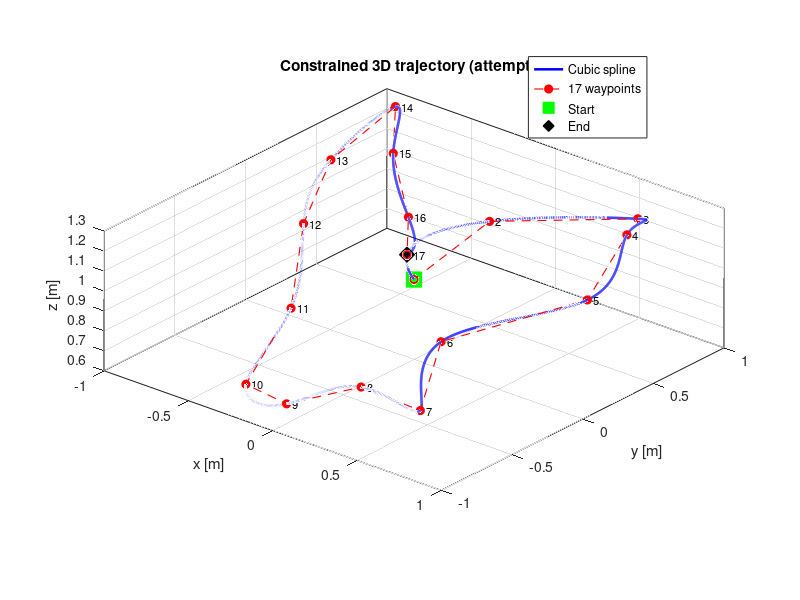
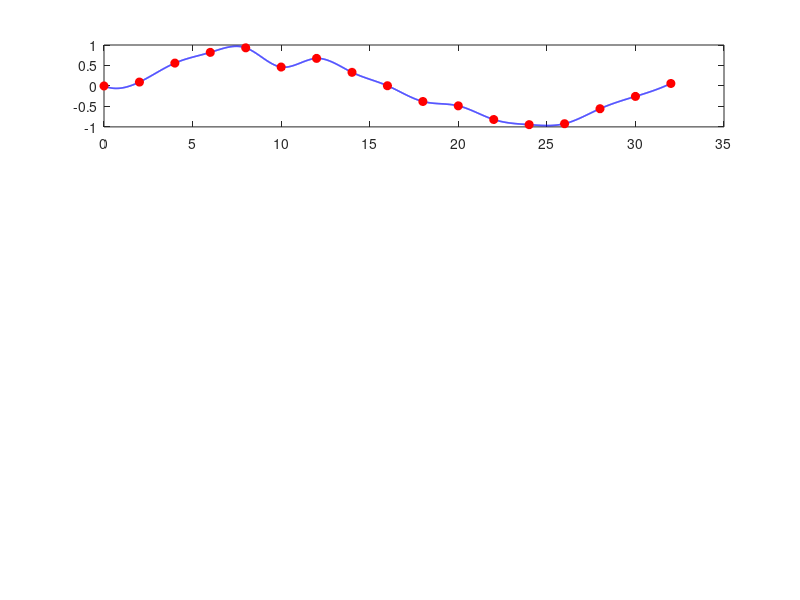

Write the MATLAB code that produced these figures, in order. (Note: this script raises an error after producing the figures.)
function traj = generate_random_trajectory(varargin)
%GENERATE_RANDOM_TRAJECTORY 制約付き3次元ランダムreference軌道を生成する。
%   traj = generate_random_trajectory
%   traj = generate_random_trajectory('Seed', 42, 'Plot', false)
%
%   名前と値のオプション:
%     WaypointInterval : waypoint間の時間 [s]（既定値: 2）
%     SampleTime       : referenceの出力周期 [s]（既定値: 0.01）
%     Seed             : 再現用の乱数seed（既定値: []、現在の乱数列を使用）
%     MaxAttempts      : 再生成を含む試行回数上限（既定値: 10000）
%     Plot             : 3次元図・時系列図を表示（既定値: true）
%     Verbose          : 検証結果を表示（既定値: true）
%     NumWaypoints     : waypoint数（既定値: 17、4以上）
%     StartPoint       : 固定する始点 [x y z] [m]（既定値: [0 0 0.6]）
%     LowerBound       : [x y z] 下限 [m]（既定値: [-1 -1 0.6]）
%     UpperBound       : [x y z] 上限 [m]（既定値: [1 1 1.3]）
%     MaxStep          : waypoint間の最大変化量 [m]（既定値: [0.5 0.5 0.2]）
%     AngleLimit       : roll・pitchの絶対値上限 [rad]（既定値: 0.5）
%     Coverage         : 各軸の軌道の利用幅/指定幅の下限（既定値: 0.9）
%                        0以上1未満。0ならランダムウォークから候補を生成。
%                        完全に従来の生成方法にする場合はWiggleも0にする。
%     Wiggle           : 途中のwaypointに加えるうねりの強さ（0～1、既定0.8）
%
%   主な出力（各行が1時刻、各列が座標成分）:
%     waypoint         : NumWaypoints-by-3 の [x y z] [m]
%     waypointTime     : NumWaypoints-by-1 の通過時刻 [s]
%     t                : N-by-1 のreference時刻 [s]
%     position         : N-by-3 の位置 [m]
%     velocity         : N-by-3 の速度 [m/s]
%     acceleration     : N-by-3 の加速度 [m/s^2]
%     roll,pitch,yaw   : N-by-1 の目標姿勢 [rad]
%     reference        : N-by-7 の [t x y z roll pitch yaw]
%     ppPosition       : x,y,z の連続時間スプライン（1-by-3 cell）
%
%   姿勢の前提: z上向き、yaw=0、ZYX Euler角、推力は機体+z方向、
%   空気抵抗なし。|roll|, |pitch| <= AngleLimit（既定0.5 rad）を検証。
%   位置の極値と加速度の区間上界から、サンプル間も含めて検証する。
%   姿勢角速度や任意2時刻間の角度差に対する制約ではない。
%   基本MATLABのみ使用（追加Toolbox不要）。

    parser = inputParser;
    addParameter(parser, 'WaypointInterval', 2);
    addParameter(parser, 'SampleTime', 0.01);
    addParameter(parser, 'Seed', []);
    addParameter(parser, 'MaxAttempts', 10000);
    addParameter(parser, 'Plot', true);
    addParameter(parser, 'Verbose', true);
    addParameter(parser, 'NumWaypoints', 17);
    addParameter(parser, 'StartPoint', [0, 0, 1]);
    addParameter(parser, 'LowerBound', [-1, -1, 0.6]);
    addParameter(parser, 'UpperBound', [1, 1, 1.3]);
    addParameter(parser, 'MaxStep', [0.5, 0.5, 0.2]);
    addParameter(parser, 'AngleLimit', 0.5);
    addParameter(parser, 'Coverage', 0.9);
    addParameter(parser, 'Wiggle', 0.8);
    parse(parser, varargin{:});
    opt = parser.Results;
    validateattributes(opt.WaypointInterval, {'numeric'}, ...
        {'real','scalar','finite','positive'}, mfilename, 'WaypointInterval');
    validateattributes(opt.SampleTime, {'numeric'}, ...
        {'real','scalar','finite','positive'}, mfilename, 'SampleTime');
    validateattributes(opt.MaxAttempts, {'numeric'}, ...
        {'real','scalar','finite','integer','positive'}, mfilename, 'MaxAttempts');
    validateattributes(opt.Plot, {'logical'}, {'scalar'}, mfilename, 'Plot');
    validateattributes(opt.Verbose, {'logical'}, {'scalar'}, mfilename, 'Verbose');
    validateattributes(opt.NumWaypoints, {'numeric'}, ...
        {'real','scalar','finite','integer','>=',4}, mfilename, 'NumWaypoints');
    validateattributes(opt.LowerBound, {'numeric'}, ...
        {'real','size',[1,3],'finite'}, mfilename, 'LowerBound');
    validateattributes(opt.UpperBound, {'numeric'}, ...
        {'real','size',[1,3],'finite'}, mfilename, 'UpperBound');
    if any(opt.LowerBound >= opt.UpperBound)
        error('generate_random_trajectory:InvalidBounds', ...
            '各座標の下限は上限より小さくしてください。');
    end
    validateattributes(opt.StartPoint, {'numeric'}, ...
        {'real','size',[1,3],'finite'}, mfilename, 'StartPoint');
    if any(opt.StartPoint < opt.LowerBound | opt.StartPoint > opt.UpperBound)
        error('generate_random_trajectory:StartPointOutOfBounds', ...
            '始点が座標範囲外です。StartPointと座標の上下限を確認してください。');
    end
    validateattributes(opt.MaxStep, {'numeric'}, ...
        {'real','size',[1,3],'finite','nonnegative'}, mfilename, 'MaxStep');
    validateattributes(opt.AngleLimit, {'numeric'}, ...
        {'real','scalar','finite','positive','<',pi/2}, mfilename, 'AngleLimit');
    validateattributes(opt.Coverage, {'numeric'}, ...
        {'real','scalar','finite','nonnegative','<',1}, mfilename, 'Coverage');
    validateattributes(opt.Wiggle, {'numeric'}, ...
        {'real','scalar','finite','nonnegative','<=',1}, mfilename, 'Wiggle');
    if ~isempty(opt.Seed)
        validateattributes(opt.Seed, {'numeric'}, ...
            {'real','scalar','finite','integer','nonnegative','<=',2^32-1}, ...
            mfilename, 'Seed');
        previousRng = rng;
        restoreRng = onCleanup(@() rng(previousRng));
        rng(double(opt.Seed), 'twister');
    end

    numWaypoints = double(opt.NumWaypoints);
    lowerBound = double(opt.LowerBound);
    upperBound = double(opt.UpperBound);
    startPoint = double(opt.StartPoint);
    maxStep = double(opt.MaxStep);
    angleLimit = double(opt.AngleLimit);
    gravity = 9.81;
    waypointTime = (0:numWaypoints-1)' * double(opt.WaypointInterval);
    if any(~isfinite(waypointTime)) || any(diff(waypointTime) <= 0)
        error('generate_random_trajectory:InvalidTime', ...
            'WaypointIntervalが大きすぎる、または小さすぎます。');
    end
    ppPosition = cell(1, 3);
    ppVelocity = cell(1, 3);
    ppAcceleration = cell(1, 3);
    positionMin = zeros(1, 3);
    positionMax = zeros(1, 3);
    accelerationMin = zeros(1, 3);
    accelerationMax = zeros(1, 3);
    rejected = struct('waypoint', 0, 'position', 0, 'attitude', 0, 'coverage', 0);
    accepted = false;

    for attempt = 1:opt.MaxAttempts
        waypoint = makeWaypoints(numWaypoints, startPoint, lowerBound, ...
            upperBound, maxStep, opt.Coverage);
        if opt.Wiggle > 0
            waypoint = addWiggles(waypoint, lowerBound, upperBound, maxStep, opt.Wiggle);
        end
        if any(any(waypoint < lowerBound | waypoint > upperBound)) || ...
                any(any(abs(diff(waypoint,1,1)) > maxStep))
            rejected.waypoint = rejected.waypoint + 1;
            continue
        end

        for axisIndex = 1:3
            ppPosition{axisIndex} = spline(waypointTime, waypoint(:,axisIndex));
            [positionMin(axisIndex), positionMax(axisIndex)] = ...
                polynomialRange(ppPosition{axisIndex});
        end
        % 通常のsplineはオーバーシュートするので、始点以外を再生成。
        if any(~isfinite([positionMin, positionMax])) || ...
                any(positionMin < lowerBound | positionMax > upperBound)
            rejected.position = rejected.position + 1;
            continue
        end
        % 補間後の連続時間の極値を使い、狭い範囲に偏る候補を棄却する。
        coverage = (positionMax-positionMin)./(upperBound-lowerBound);
        if any(coverage < opt.Coverage)
            rejected.coverage = rejected.coverage + 1;
            continue
        end

        for axisIndex = 1:3
            ppVelocity{axisIndex} = differentiatePP(ppPosition{axisIndex});
            ppAcceleration{axisIndex} = differentiatePP(ppVelocity{axisIndex});
            [accelerationMin(axisIndex), accelerationMax(axisIndex)] = ...
                polynomialRange(ppAcceleration{axisIndex});
        end
        % 三次スプラインの加速度は区間内で一次。極値は区間両端にある。
        % Gmin > 0なら全時刻で
        % |pitch| <= atan2(max|ax|,Gmin), |roll| <= atan2(max|ay|,Gmin)。
        % 実際のrollの分母はhypot(ax,g+az)なので、この判定は十分条件。
        accelerationAbsMax = max(abs(accelerationMin), abs(accelerationMax));
        minimumVerticalThrust = gravity + accelerationMin(3);
        angleUpperBound = atan2(accelerationAbsMax([2,1]), minimumVerticalThrust);
        if any(~isfinite([accelerationMin, accelerationMax, angleUpperBound])) || ...
                minimumVerticalThrust <= 0 || any(angleUpperBound > angleLimit)
            rejected.attitude = rejected.attitude + 1;
            continue
        end
        accepted = true;
        break
    end

    if ~accepted
        error('generate_random_trajectory:NoFeasibleTrajectory', ...
            ['%d回試行しましたが制約を満たす軌道が見つかりませんでした。' ...
             '姿勢の棄却が多ければWaypointIntervalを増やし、' ...
             '範囲利用率の棄却が多ければNumWaypointsを増やすかCoverageを下げてください。' ...
             '\n棄却数: waypoint=%d, position=%d, attitude=%d, coverage=%d'], ...
            opt.MaxAttempts, rejected.waypoint, rejected.position, rejected.attitude, rejected.coverage);
    end

    % 出力周期が総時間を割り切らない場合も、最後の時刻を必ず含める。
    finalTime = waypointTime(end);
    t = (0:double(opt.SampleTime):finalTime)';
    if t(end) < finalTime
        t(end+1,1) = finalTime;
    end
    position = zeros(numel(t), 3);
    velocity = zeros(numel(t), 3);
    acceleration = zeros(numel(t), 3);
    for axisIndex = 1:3
        position(:,axisIndex) = ppval(ppPosition{axisIndex}, t);
        velocity(:,axisIndex) = ppval(ppVelocity{axisIndex}, t);
        acceleration(:,axisIndex) = ppval(ppAcceleration{axisIndex}, t);
    end
    verticalThrust = gravity + acceleration(:,3);
    pitch = atan2(acceleration(:,1), verticalThrust);
    roll = atan2(-acceleration(:,2), hypot(acceleration(:,1), verticalThrust));
    yaw = zeros(size(t));

    traj.waypoint = waypoint;
    traj.waypointTime = waypointTime;
    traj.t = t;
    traj.position = position;
    traj.velocity = velocity;
    traj.acceleration = acceleration;
    traj.roll = roll;
    traj.pitch = pitch;
    traj.yaw = yaw;
    traj.reference = [t, position, roll, pitch, yaw];
    traj.ppPosition = ppPosition;
    traj.ppVelocity = ppVelocity;
    traj.ppAcceleration = ppAcceleration;
    traj.options = opt;
    traj.limits = struct('lower', lowerBound, 'upper', upperBound, ...
        'waypointStep', maxStep, 'angle', angleLimit, 'gravity', gravity);
    traj.validation.positionMin = positionMin;
    traj.validation.positionMax = positionMax;
    traj.validation.coverage = coverage; % [x y z] の利用幅/指定幅
    traj.validation.maxWaypointStep = max(abs(diff(waypoint,1,1)),[],1);
    traj.validation.angleUpperBound = angleUpperBound; % [roll pitch] [rad]
    traj.validation.minimumVerticalThrust = minimumVerticalThrust; % [m/s^2]
    traj.validation.attempts = attempt;
    traj.validation.rejected = rejected;

    if opt.Verbose
        fprintf('Accepted: attempt %d, %d waypoints, duration %.3f s\n', ...
            attempt, numWaypoints, finalTime);
        fprintf('Continuous min [x y z]: [% .6f % .6f % .6f] m\n', positionMin);
        fprintf('Continuous max [x y z]: [% .6f % .6f % .6f] m\n', positionMax);
        fprintf('Max waypoint step:     [%.6f %.6f %.6f] m\n', ...
            traj.validation.maxWaypointStep);
        fprintf('Guaranteed |roll|, |pitch| bounds: [%.6f %.6f] rad\n', angleUpperBound);
        fprintf('Range coverage [x y z]: [%.2f %.2f %.2f] %%\n',100*coverage);
        fprintf('Rejected: waypoint=%d, position=%d, attitude=%d, coverage=%d\n', ...
            rejected.waypoint, rejected.position, rejected.attitude, rejected.coverage);
    end
    if opt.Plot
        plotTrajectory(traj);
    end
end

function waypoint = makeWaypoints(count, startPoint, lower, upper, maxStep, coverage)
    waypoint = zeros(count,3);
    waypoint(1,:) = startPoint;
    if coverage == 0
        % 従来方式: 直前の点から動ける範囲で一様乱数を引く。
        for k = 2:count
            nextMin = max(lower,waypoint(k-1,:)-maxStep);
            nextMax = min(upper,waypoint(k-1,:)+maxStep);
            waypoint(k,:) = nextMin + rand(1,3).*(nextMax-nextMin);
        end
        return
    end

    % 各軸で上端・下端付近を交互に目指す。向き・目標位置・歩幅は乱数。
    % 境界そのものは狙わず、スプラインのオーバーシュート用の余裕を残す。
    % coverage=0.9なら目標点は各端から指定幅の2.5～5%内側。
    width = upper-lower;
    band = (1-coverage)/2;
    towardUpper = rand(1,3) >= 0.5;
    normalizedStart = (startPoint-lower)./width;
    towardUpper(normalizedStart <= 0.25) = true;
    towardUpper(normalizedStart >= 0.75) = false;
    inset = band*(0.5+0.5*rand(1,3)).*width;
    target = lower+inset;
    target(towardUpper) = upper(towardUpper)-inset(towardUpper);
    % xとyが同時に折り返して細い対角線状になることを避けるため、
    % 水平方向の片方を少しゆっくり進める。どちらを遅くするかも乱数。
    speedScale = [1, 0.6+0.15*rand, 0.65+0.35*rand];
    speedScale(1:2) = speedScale(randperm(2));
    for k = 2:count
        distance = target-waypoint(k-1,:);
        step = maxStep.*speedScale.*(0.5+0.5*rand(1,3));
        reachesTarget = abs(distance) <= step;
        waypoint(k,:) = waypoint(k-1,:) + sign(distance).*min(abs(distance),step);
        waypoint(k,reachesTarget) = target(reachesTarget);
        % 到着した座標だけ反対側へ。各軸の折り返し時刻も異なる。
        towardUpper(reachesTarget) = ~towardUpper(reachesTarget);
        inset = band*(0.5+0.5*rand(1,3)).*width;
        newTarget = lower+inset;
        newTarget(towardUpper) = upper(towardUpper)-inset(towardUpper);
        target(reachesTarget) = newTarget(reachesTarget);
    end
end

function waypoint = addWiggles(waypoint, lower, upper, maxStep, strength)
% 始点・終点と、各軸の最小/最大waypointを保持し、途中の点をランダムに動かす。
% 両隣との変化量制約を同時に満たす範囲で選ぶので、追加で点数を増やさない。
    count = size(waypoint,1);
    fixed = false(size(waypoint));
    fixed([1,end],:) = true;
    for axisIndex = 1:3
        [~,minimumIndex] = min(waypoint(:,axisIndex));
        [~,maximumIndex] = max(waypoint(:,axisIndex));
        fixed([minimumIndex,maximumIndex],axisIndex) = true;
    end
    original = waypoint;
    % ランダムな順序で2回動かし、単純な一方向の曲線に偏りにくくする。
    for sweep = 1:2
        for k = 1+randperm(count-2)
            allowedMin = max(lower, max(waypoint(k-1,:),waypoint(k+1,:))-maxStep);
            allowedMax = min(upper, min(waypoint(k-1,:),waypoint(k+1,:))+maxStep);
            allowedMin = max(allowedMin,original(k,:)-strength*maxStep);
            allowedMax = min(allowedMax,original(k,:)+strength*maxStep);
            candidate = allowedMin + rand(1,3).*(allowedMax-allowedMin);
            movable = ~fixed(k,:);
            waypoint(k,movable) = candidate(movable);
        end
    end
end

function derivative = differentiatePP(pp)
% 係数を直接微分するので、数値差分も追加Toolboxも不要。
    [breaks, coefficients, pieces, order] = unmkpp(pp);
    if order == 1
        derivative = mkpp(breaks, zeros(pieces,1));
    else
        derivative = mkpp(breaks, coefficients(:,1:end-1).*(order-1:-1:1));
    end
end

function [minimumValue, maximumValue] = polynomialRange(pp)
% 全区間の端点と導関数の実根から連続時間での最小値・最大値を求める。
    [breaks, coefficients, pieces] = unmkpp(pp);
    minimumValue = inf;
    maximumValue = -inf;
    for piece = 1:pieces
        intervalLength = breaks(piece+1) - breaks(piece);
        c = coefficients(piece,:);
        stationaryPoints = roots(polyder(c));
        isNearlyReal = abs(imag(stationaryPoints)) <= ...
            1e-10 * max(1, abs(real(stationaryPoints)));
        stationaryPoints = real(stationaryPoints(isNearlyReal));
        stationaryPoints = stationaryPoints( ...
            stationaryPoints > 0 & stationaryPoints < intervalLength);
        % ppの係数は区間始点からの相対時刻uの多項式。
        values = polyval(c, [0; intervalLength; stationaryPoints(:)]);
        if any(~isfinite(values))
            minimumValue = NaN;
            maximumValue = NaN;
            return
        end
        minimumValue = min(minimumValue, min(values));
        maximumValue = max(maximumValue, max(values));
    end
end

function plotTrajectory(traj)
    wp = traj.waypoint;
    % 粗いSampleTimeでも3次元図には滑らかな軌道を表示する。
    plotTime = linspace(traj.t(1), traj.t(end), 4001)';
    plotPosition = zeros(numel(plotTime),3);
    for axisIndex = 1:3
        plotPosition(:,axisIndex) = ppval(traj.ppPosition{axisIndex}, plotTime);
    end
    figure('Name','3D random reference trajectory','Color','w');
    plot3(plotPosition(:,1),plotPosition(:,2),plotPosition(:,3), ...
        'b-','LineWidth',1.8,'DisplayName','Cubic spline');
    hold on
    plot3(wp(:,1),wp(:,2),wp(:,3),'ro--','LineWidth',0.8, ...
        'MarkerFaceColor','r','DisplayName',sprintf('%d waypoints',size(wp,1)));
    plot3(wp(1,1),wp(1,2),wp(1,3),'gs','MarkerSize',11, ...
        'MarkerFaceColor','g','DisplayName','Start');
    plot3(wp(end,1),wp(end,2),wp(end,3),'kd','MarkerSize',11, ...
        'MarkerFaceColor','k','DisplayName','End');
    for k = 1:size(wp,1)
        text(wp(k,1),wp(k,2),wp(k,3),sprintf('  %d',k),'FontSize',8);
    end
    grid on
    box on
    axis equal
    xlim([traj.limits.lower(1),traj.limits.upper(1)]);
    ylim([traj.limits.lower(2),traj.limits.upper(2)]);
    zlim([traj.limits.lower(3),traj.limits.upper(3)]);
    xlabel('x [m]'); ylabel('y [m]'); zlabel('z [m]');
    title(sprintf('Constrained 3D trajectory (attempt %d)',traj.validation.attempts));
    legend('Location','best');
    view(40,25);

    figure('Name','Position and attitude constraints','Color','w');
    labels = {'x [m]','y [m]','z [m]'};
    for axisIndex = 1:3
        subplot(4,1,axisIndex);
        plot(plotTime,plotPosition(:,axisIndex),'b-','LineWidth',1.2);
        hold on
        plot(traj.waypointTime,wp(:,axisIndex),'ro','MarkerFaceColor','r');
        yline(traj.limits.lower(axisIndex),'r--');
        yline(traj.limits.upper(axisIndex),'r--');
        ylabel(labels{axisIndex}); grid on
        xlim([traj.t(1),traj.t(end)]);
    end
    subplot(4,1,4);
    plotAcceleration = zeros(numel(plotTime),3);
    for axisIndex = 1:3
        plotAcceleration(:,axisIndex) = ppval(traj.ppAcceleration{axisIndex},plotTime);
    end
    gz = traj.limits.gravity + plotAcceleration(:,3);
    plotRoll = atan2(-plotAcceleration(:,2),hypot(plotAcceleration(:,1),gz));
    plotPitch = atan2(plotAcceleration(:,1),gz);
    plot(plotTime,[plotRoll,plotPitch],'LineWidth',1.2);
    hold on
    yline(traj.limits.angle,'r--','HandleVisibility','off');
    yline(-traj.limits.angle,'r--','HandleVisibility','off');
    ylabel('Angle [rad]'); xlabel('Time [s]'); grid on
    xlim([traj.t(1),traj.t(end)]); ylim(1.1*[-traj.limits.angle,traj.limits.angle]);
    legend('roll','pitch','Location','best');
end
